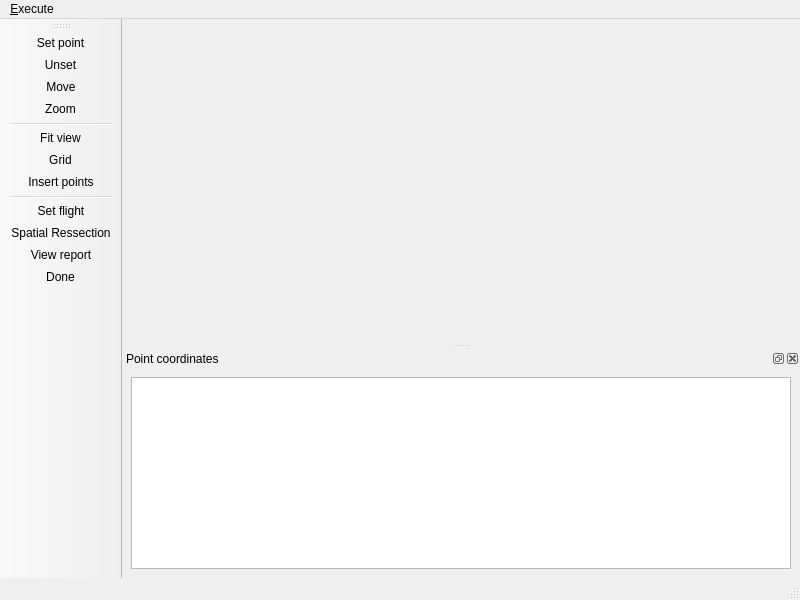
<?xml version="1.0" encoding="UTF-8"?>
<ui version="4.0">
 <class>SRMainWindow</class>
 <widget class="QMainWindow" name="SRMainWindow">
  <property name="geometry">
   <rect>
    <x>0</x>
    <y>0</y>
    <width>800</width>
    <height>600</height>
   </rect>
  </property>
  <property name="windowTitle">
   <string>Spatial Ressection</string>
  </property>
  <property name="windowIcon">
   <iconset resource="../resource/resource.qrc">
    <normaloff>:/icon/WindowIcon.png</normaloff>:/icon/WindowIcon.png</iconset>
  </property>
  <widget class="QWidget" name="centralwidget"/>
  <widget class="QMenuBar" name="menubar">
   <property name="geometry">
    <rect>
     <x>0</x>
     <y>0</y>
     <width>800</width>
     <height>25</height>
    </rect>
   </property>
   <widget class="QMenu" name="menu_Execute">
    <property name="title">
     <string>&amp;Execute</string>
    </property>
    <addaction name="actionFlight"/>
    <addaction name="actionSpatialRessection"/>
    <addaction name="actionTable"/>
   </widget>
   <addaction name="menu_Execute"/>
  </widget>
  <widget class="QStatusBar" name="statusbar"/>
  <widget class="QDockWidget" name="dockWidget">
   <property name="windowTitle">
    <string>Point coordinates</string>
   </property>
   <attribute name="dockWidgetArea">
    <number>8</number>
   </attribute>
   <widget class="QWidget" name="dockWidgetContents">
    <layout class="QGridLayout" name="gridLayout">
     <item row="0" column="0">
      <widget class="QTableView" name="table1"/>
     </item>
    </layout>
   </widget>
  </widget>
  <widget class="QToolBar" name="toolBar">
   <property name="windowTitle">
    <string>Execute tools</string>
   </property>
   <attribute name="toolBarArea">
    <enum>LeftToolBarArea</enum>
   </attribute>
   <attribute name="toolBarBreak">
    <bool>false</bool>
   </attribute>
   <addaction name="actionSet"/>
   <addaction name="actionUnset"/>
   <addaction name="actionMove"/>
   <addaction name="actionZoom"/>
   <addaction name="separator"/>
   <addaction name="actionFit"/>
   <addaction name="actionGrid"/>
   <addaction name="actionInsert_Points"/>
   <addaction name="separator"/>
   <addaction name="actionFlight"/>
   <addaction name="actionSpatialRessection"/>
   <addaction name="actionTable"/>
   <addaction name="actionDone"/>
  </widget>
  <action name="actionZoom">
   <property name="icon">
    <iconset resource="../resource/resource.qrc">
     <normaloff>:/icon/find.png</normaloff>:/icon/find.png</iconset>
   </property>
   <property name="text">
    <string>&amp;Zoom</string>
   </property>
   <property name="toolTip">
    <string>&lt;!DOCTYPE HTML PUBLIC &quot;-//W3C//DTD HTML 4.0//EN&quot; &quot;http://www.w3.org/TR/REC-html40/strict.dtd&quot;&gt;
&lt;html&gt;&lt;head&gt;&lt;meta name=&quot;qrichtext&quot; content=&quot;1&quot; /&gt;&lt;style type=&quot;text/css&quot;&gt;
p, li { white-space: pre-wrap; }
&lt;/style&gt;&lt;/head&gt;&lt;body style=&quot; font-family:'Sans'; font-size:10pt; font-weight:400; font-style:normal;&quot;&gt;
&lt;p style=&quot; margin-top:0px; margin-bottom:0px; margin-left:0px; margin-right:0px; -qt-block-indent:0; text-indent:0px;&quot;&gt;&lt;span style=&quot; color:#000000;&quot;&gt;Zoom&lt;/span&gt;&lt;/p&gt;&lt;/body&gt;&lt;/html&gt;</string>
   </property>
   <property name="shortcut">
    <string>Ctrl+Z</string>
   </property>
  </action>
  <action name="actionMove">
   <property name="icon">
    <iconset resource="../resource/resource.qrc">
     <normaloff>:/icon/move.png</normaloff>:/icon/move.png</iconset>
   </property>
   <property name="text">
    <string>&amp;Move</string>
   </property>
   <property name="toolTip">
    <string>&lt;!DOCTYPE HTML PUBLIC &quot;-//W3C//DTD HTML 4.0//EN&quot; &quot;http://www.w3.org/TR/REC-html40/strict.dtd&quot;&gt;
&lt;html&gt;&lt;head&gt;&lt;meta name=&quot;qrichtext&quot; content=&quot;1&quot; /&gt;&lt;style type=&quot;text/css&quot;&gt;
p, li { white-space: pre-wrap; }
&lt;/style&gt;&lt;/head&gt;&lt;body style=&quot; font-family:'Sans'; font-size:10pt; font-weight:400; font-style:normal;&quot;&gt;
&lt;p style=&quot; margin-top:0px; margin-bottom:0px; margin-left:0px; margin-right:0px; -qt-block-indent:0; text-indent:0px;&quot;&gt;&lt;span style=&quot; color:#000000;&quot;&gt;Move&lt;/span&gt;&lt;/p&gt;&lt;/body&gt;&lt;/html&gt;</string>
   </property>
   <property name="shortcut">
    <string>Ctrl+M</string>
   </property>
  </action>
  <action name="actionFit">
   <property name="icon">
    <iconset resource="../resource/resource.qrc">
     <normaloff>:/icon/fit.png</normaloff>:/icon/fit.png</iconset>
   </property>
   <property name="text">
    <string>Fit &amp;view</string>
   </property>
   <property name="toolTip">
    <string>&lt;!DOCTYPE HTML PUBLIC &quot;-//W3C//DTD HTML 4.0//EN&quot; &quot;http://www.w3.org/TR/REC-html40/strict.dtd&quot;&gt;
&lt;html&gt;&lt;head&gt;&lt;meta name=&quot;qrichtext&quot; content=&quot;1&quot; /&gt;&lt;style type=&quot;text/css&quot;&gt;
p, li { white-space: pre-wrap; }
&lt;/style&gt;&lt;/head&gt;&lt;body style=&quot; font-family:'Sans'; font-size:10pt; font-weight:400; font-style:normal;&quot;&gt;
&lt;p style=&quot; margin-top:0px; margin-bottom:0px; margin-left:0px; margin-right:0px; -qt-block-indent:0; text-indent:0px;&quot;&gt;&lt;span style=&quot; color:#000000;&quot;&gt;Fit view&lt;/span&gt;&lt;/p&gt;&lt;/body&gt;&lt;/html&gt;</string>
   </property>
   <property name="shortcut">
    <string>Ctrl+V</string>
   </property>
  </action>
  <action name="actionSet">
   <property name="icon">
    <iconset>
     <normaloff>:/icon/mark.png</normaloff>:/icon/mark.png</iconset>
   </property>
   <property name="text">
    <string>&amp;Set point</string>
   </property>
   <property name="toolTip">
    <string>&lt;!DOCTYPE HTML PUBLIC &quot;-//W3C//DTD HTML 4.0//EN&quot; &quot;http://www.w3.org/TR/REC-html40/strict.dtd&quot;&gt;
&lt;html&gt;&lt;head&gt;&lt;meta name=&quot;qrichtext&quot; content=&quot;1&quot; /&gt;&lt;style type=&quot;text/css&quot;&gt;
p, li { white-space: pre-wrap; }
&lt;/style&gt;&lt;/head&gt;&lt;body style=&quot; font-family:'Sans'; font-size:10pt; font-weight:400; font-style:normal;&quot;&gt;
&lt;p style=&quot; margin-top:0px; margin-bottom:0px; margin-left:0px; margin-right:0px; -qt-block-indent:0; text-indent:0px;&quot;&gt;&lt;span style=&quot; color:#000000;&quot;&gt;Set point&lt;/span&gt;&lt;/p&gt;&lt;/body&gt;&lt;/html&gt;</string>
   </property>
   <property name="shortcut">
    <string>Ctrl+S</string>
   </property>
  </action>
  <action name="actionUnset">
   <property name="icon">
    <iconset resource="../resource/resource.qrc">
     <normaloff>:/icon/unmark.png</normaloff>:/icon/unmark.png</iconset>
   </property>
   <property name="text">
    <string>Unset</string>
   </property>
   <property name="toolTip">
    <string>Unset Point</string>
   </property>
   <property name="visible">
    <bool>false</bool>
   </property>
  </action>
  <action name="actionGrid">
   <property name="icon">
    <iconset resource="../resource/resource.qrc">
     <normaloff>:/icon/grid.png</normaloff>:/icon/grid.png</iconset>
   </property>
   <property name="text">
    <string>Grid</string>
   </property>
   <property name="toolTip">
    <string>Activate Grid</string>
   </property>
   <property name="visible">
    <bool>false</bool>
   </property>
  </action>
  <action name="actionSpatialRessection">
   <property name="icon">
    <iconset resource="../resource/resource.qrc">
     <normaloff>:/icon/exterior.png</normaloff>:/icon/exterior.png</iconset>
   </property>
   <property name="text">
    <string>Exterior &amp;orientation</string>
   </property>
   <property name="iconText">
    <string>Spatial Ressection</string>
   </property>
   <property name="toolTip">
    <string>&lt;!DOCTYPE HTML PUBLIC &quot;-//W3C//DTD HTML 4.0//EN&quot; &quot;http://www.w3.org/TR/REC-html40/strict.dtd&quot;&gt;
&lt;html&gt;&lt;head&gt;&lt;meta name=&quot;qrichtext&quot; content=&quot;1&quot; /&gt;&lt;style type=&quot;text/css&quot;&gt;
p, li { white-space: pre-wrap; }
&lt;/style&gt;&lt;/head&gt;&lt;body style=&quot; font-family:'Sans'; font-size:10pt; font-weight:400; font-style:normal;&quot;&gt;
&lt;p style=&quot; margin-top:0px; margin-bottom:0px; margin-left:0px; margin-right:0px; -qt-block-indent:0; text-indent:0px;&quot;&gt;&lt;span style=&quot; color:#000000;&quot;&gt;Exterior orientation&lt;/span&gt;&lt;/p&gt;&lt;/body&gt;&lt;/html&gt;</string>
   </property>
   <property name="shortcut">
    <string>Ctrl+O</string>
   </property>
  </action>
  <action name="actionFlight">
   <property name="icon">
    <iconset resource="../resource/resource.qrc">
     <normaloff>:/icon/fd.png</normaloff>:/icon/fd.png</iconset>
   </property>
   <property name="text">
    <string>Set &amp;flight</string>
   </property>
   <property name="toolTip">
    <string>&lt;!DOCTYPE HTML PUBLIC &quot;-//W3C//DTD HTML 4.0//EN&quot; &quot;http://www.w3.org/TR/REC-html40/strict.dtd&quot;&gt;
&lt;html&gt;&lt;head&gt;&lt;meta name=&quot;qrichtext&quot; content=&quot;1&quot; /&gt;&lt;style type=&quot;text/css&quot;&gt;
p, li { white-space: pre-wrap; }
&lt;/style&gt;&lt;/head&gt;&lt;body style=&quot; font-family:'Sans'; font-size:10pt; font-weight:400; font-style:normal;&quot;&gt;
&lt;p style=&quot; margin-top:0px; margin-bottom:0px; margin-left:0px; margin-right:0px; -qt-block-indent:0; text-indent:0px;&quot;&gt;&lt;span style=&quot; color:#000000;&quot;&gt;Set flight&lt;/span&gt;&lt;/p&gt;&lt;/body&gt;&lt;/html&gt;</string>
   </property>
   <property name="shortcut">
    <string>Ctrl+F</string>
   </property>
  </action>
  <action name="actionTable">
   <property name="icon">
    <iconset resource="../resource/resource.qrc">
     <normaloff>:/icon/table.png</normaloff>:/icon/table.png</iconset>
   </property>
   <property name="text">
    <string>View &amp;report</string>
   </property>
   <property name="toolTip">
    <string>&lt;!DOCTYPE HTML PUBLIC &quot;-//W3C//DTD HTML 4.0//EN&quot; &quot;http://www.w3.org/TR/REC-html40/strict.dtd&quot;&gt;
&lt;html&gt;&lt;head&gt;&lt;meta name=&quot;qrichtext&quot; content=&quot;1&quot; /&gt;&lt;style type=&quot;text/css&quot;&gt;
p, li { white-space: pre-wrap; }
&lt;/style&gt;&lt;/head&gt;&lt;body style=&quot; font-family:'Sans'; font-size:10pt; font-weight:400; font-style:normal;&quot;&gt;
&lt;p style=&quot; margin-top:0px; margin-bottom:0px; margin-left:0px; margin-right:0px; -qt-block-indent:0; text-indent:0px;&quot;&gt;&lt;span style=&quot; color:#000000;&quot;&gt;View report&lt;/span&gt;&lt;/p&gt;&lt;/body&gt;&lt;/html&gt;</string>
   </property>
   <property name="shortcut">
    <string>Ctrl+R</string>
   </property>
  </action>
  <action name="actionInsert_Points">
   <property name="icon">
    <iconset resource="../resource/resource.qrc">
     <normaloff>:/icon/export.png</normaloff>:/icon/export.png</iconset>
   </property>
   <property name="text">
    <string>&amp;Insert points</string>
   </property>
   <property name="toolTip">
    <string>&lt;!DOCTYPE HTML PUBLIC &quot;-//W3C//DTD HTML 4.0//EN&quot; &quot;http://www.w3.org/TR/REC-html40/strict.dtd&quot;&gt;
&lt;html&gt;&lt;head&gt;&lt;meta name=&quot;qrichtext&quot; content=&quot;1&quot; /&gt;&lt;style type=&quot;text/css&quot;&gt;
p, li { white-space: pre-wrap; }
&lt;/style&gt;&lt;/head&gt;&lt;body style=&quot; font-family:'Sans'; font-size:10pt; font-weight:400; font-style:normal;&quot;&gt;
&lt;p style=&quot; margin-top:0px; margin-bottom:0px; margin-left:0px; margin-right:0px; -qt-block-indent:0; text-indent:0px;&quot;&gt;&lt;span style=&quot; color:#000000;&quot;&gt;Insert points&lt;/span&gt;&lt;/p&gt;&lt;/body&gt;&lt;/html&gt;</string>
   </property>
   <property name="shortcut">
    <string>Ctrl+I</string>
   </property>
  </action>
  <action name="actionDone">
   <property name="icon">
    <iconset resource="../resource/resource.qrc">
     <normaloff>:/icon/done.png</normaloff>:/icon/done.png</iconset>
   </property>
   <property name="text">
    <string>Done</string>
   </property>
   <property name="toolTip">
    <string>&lt;!DOCTYPE HTML PUBLIC &quot;-//W3C//DTD HTML 4.0//EN&quot; &quot;http://www.w3.org/TR/REC-html40/strict.dtd&quot;&gt;
&lt;html&gt;&lt;head&gt;&lt;meta name=&quot;qrichtext&quot; content=&quot;1&quot; /&gt;&lt;style type=&quot;text/css&quot;&gt;
p, li { white-space: pre-wrap; }
&lt;/style&gt;&lt;/head&gt;&lt;body style=&quot; font-family:'Sans'; font-size:10pt; font-weight:400; font-style:normal;&quot;&gt;
&lt;p style=&quot; margin-top:0px; margin-bottom:0px; margin-left:0px; margin-right:0px; -qt-block-indent:0; text-indent:0px;&quot;&gt;&lt;span style=&quot; color:#000000;&quot;&gt;Done&lt;/span&gt;&lt;/p&gt;&lt;/body&gt;&lt;/html&gt;</string>
   </property>
  </action>
 </widget>
 <resources>
  <include location="../resource/resource.qrc"/>
 </resources>
 <connections/>
</ui>
